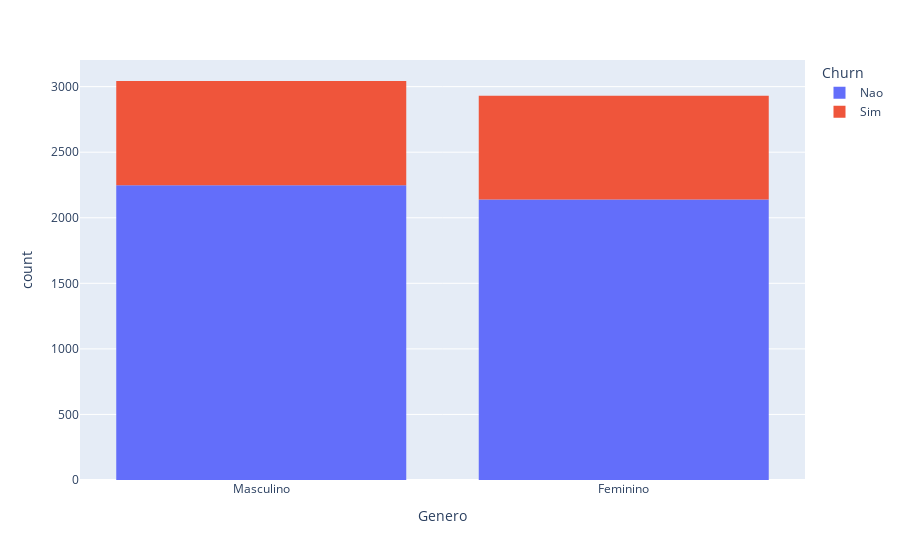

The notebook cell saved with this chart:
### Markdown cell above
## Análise Gráfica

### Code cell
grafico = px.histogram(df, x = 'Genero', color = 'Churn')
grafico.show()

### Figure 1 — Plotly figure (JSON) as saved in the notebook; plotly's stock layout.template omitted (floating-point values rounded to 4 significant figures; data arrays with more than 128 entries replaced by an {"elided": "..."} marker saying what was removed)
{"data": [{"alignmentgroup": "True", "bingroup": "x", "hovertemplate": "Churn=Nao<br>Genero=%{x}<br>count=%{y}<extra></extra>", "legendgroup": "Nao", "marker": {"color": "#636efa", "pattern": {"shape": ""}}, "name": "Nao", "offsetgroup": "Nao", "orientation": "v", "showlegend": true, "type": "histogram", "x": {"elided": "4387 str values"}, "xaxis": "x", "yaxis": "y"}, {"alignmentgroup": "True", "bingroup": "x", "hovertemplate": "Churn=Sim<br>Genero=%{x}<br>count=%{y}<extra></extra>", "legendgroup": "Sim", "marker": {"color": "#EF553B", "pattern": {"shape": ""}}, "name": "Sim", "offsetgroup": "Sim", "orientation": "v", "showlegend": true, "type": "histogram", "x": {"elided": "1587 str values"}, "xaxis": "x", "yaxis": "y"}], "layout": {"barmode": "relative", "legend": {"title": {"text": "Churn"}, "tracegroupgap": 0}, "margin": {"t": 60}, "xaxis": {"anchor": "y", "domain": [0, 1], "title": {"text": "Genero"}}, "yaxis": {"anchor": "x", "domain": [0, 1], "title": {"text": "count"}}}}
